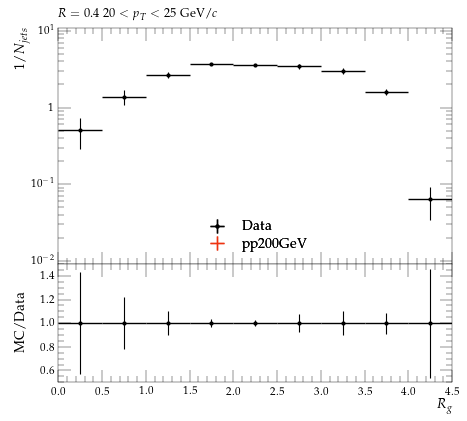

The script that saved this image:
#! /usr/bin/env python3

# This Python script was auto-generated using YODA v2.1.0.
# Analysis object: /STAR_2020_I1783875/d10-x01-y01
# Timestamp: 07-10-2025 (17:32:21)

import matplotlib as mpl
import matplotlib.pyplot as plt
mpl.use('Agg') # comment out for interactive use
import os
import numpy as np
from numpy import nan, inf

plotDir = os.path.split(os.path.realpath(__file__))[0]
if 'YODA_USER_PLOT_PATH' in globals():
    plot_outdir = globals()['YODA_USER_PLOT_PATH']
else:
    plot_outdir = plotDir

#plot style
plt.style.use(os.path.join(plotDir, '../default.mplstyle'))
# plot metadata
figW, figH = plt.rcParams['figure.figsize']
ax_xLabel = r'$R_{g}$'
ax_yLabel = r'$1/N_{jets}$'
ax_title  = r'$R=0.4 ~ 20 < p_{T} < 25$ GeV/$c$'
ax_xScale = 'linear'
ax_yScale = 'log'
xLims = (0.0, 4.5)
yLims = (0.009000000000000001, 11.0)

# TeX-friendly labels for the legend
labels = {
    'legend' : ([ r"Data", r"pp200GeV" ], r""),
}

# Adjust canvas width and height
canvasW = 10.0
canvasH = 9.0
figW *= canvasW/10.
figH *= canvasH/9.

# Create figure and axis objects
fig, (ax, ratio0_ax) = plt.subplots(2, 1, sharex=True,
                  figsize=(figW,figH), gridspec_kw={'height_ratios': (6.0, 3.0)})

# Set figure margins
plt.subplots_adjust(
    left   = 1.0 * plt.rcParams['figure.subplot.left'],
    right  = 1.0 * plt.rcParams['figure.subplot.right'],
    top    = 1.0 * plt.rcParams['figure.subplot.top'],
    bottom = 1.0 * plt.rcParams['figure.subplot.bottom'])

ratio0_ax.yaxis.set_major_locator(mpl.ticker.MultipleLocator(0.2))
ratio0_ax.set_ylim(0.5, 1.4999)
ratio0_ax.set_ylabel('MC/Data')

# the numerical data is stored in a separate file
dataf = dict()
prefix = os.path.split(__file__)[0]
if prefix:    prefix = prefix + '/'
exec(open(prefix+'d10-x01-y01__data.py').read(), dataf)


legend_handles = dict() # keep track of handles for the legend

# style options for curves
# starts at zorder>=5 to draw curve on top of legend
styles = {
  'Data': {
    'color' : 'black',
    'linestyle' : '-',
    'linewidth' : 1,
    'marker' : 'o',
    'markersize' : 2,
    'capsize' : 0.0,
    'zorder' : 5,
    'histstyle' : 0,
    'drawstyle' : 'steps-pre',
    'xerrorbars' : 1,
    'yerrorbars' : 1,
    'fillcolor' : None,
    'fillopacity' : 1.0,
    'ratio0_linestyle' : '-',
    'ratio0_linewidth' : 1,
    'ratio0_marker' : 'o',
    'ratio0_markersize' : 2,
    'ratio0_capsize' : 0.0,
    'ratio0_zorder' : 5,
    'ratio0_histstyle' : 0,
    'ratio0_drawstyle' : 'steps-pre',
    'ratio0_xerrorbars' : 1,
    'ratio0_yerrorbars' : 1,
  },
  'pp200GeV.yoda': {
    'color' : '#EE3311',
    'linestyle' : '-',
    'linewidth' : 1,
    'marker' : 'none',
    'markersize' : 2,
    'capsize' : 0.0,
    'zorder' : 6,
    'histstyle' : 1,
    'drawstyle' : 'steps-pre',
    'xerrorbars' : 1,
    'yerrorbars' : 1,
    'fillcolor' : None,
    'fillopacity' : 1.0,
    'ratio0_linestyle' : '-',
    'ratio0_linewidth' : 1,
    'ratio0_marker' : 'none',
    'ratio0_markersize' : 2,
    'ratio0_capsize' : 0.0,
    'ratio0_zorder' : 6,
    'ratio0_histstyle' : 1,
    'ratio0_drawstyle' : 'steps-pre',
    'ratio0_xerrorbars' : 1,
    'ratio0_yerrorbars' : 1,
  },
}

# curve from input yoda files in main panel
for label, yvals in dataf['yvals'].items():
    if all(np.isnan(v) for v in dataf['yvals'][label]):
        continue
    tmp = None
    if styles[label]['histstyle']: # draw as histogram
        xpos = dataf['xedges'][label] if styles[label]['drawstyle'] else dataf['xpoints'][label]
        ypos = np.insert(yvals, 0, yvals[0]) if styles[label]['drawstyle'] else yvals
        if styles[label]['fillcolor']: # fill area below curve
            ax.fill_between(xpos, ypos, step='pre',
                            color=styles[label]['fillcolor'],
                            alpha=styles[label]['fillopacity'])
        tmp, = ax.plot(xpos, ypos,
                       color=styles[label]['color'],
                       linestyle=styles[label]['linestyle'],
                       linewidth=styles[label]['linewidth'],
                       drawstyle=styles[label]['drawstyle'], solid_joinstyle='miter',
                       zorder=styles[label]['zorder'], label=label)
    tmp = ax.errorbar(dataf['xpoints'][label], yvals,
                      xerr=np.array(dataf['xerrs'][label])*styles[label]['xerrorbars'],
                      yerr=np.array(dataf['yerrs'][label])*styles[label]['yerrorbars'],
                      fmt=styles[label]['marker'], capsize=styles[label]['capsize'],
                      markersize=styles[label]['markersize'],
                      ecolor=styles[label]['color'],
                      color=styles[label]['color'], zorder=styles[label]['zorder'])
    tmp[-1][0].set_linestyle(styles[label]['linestyle'])
    tmp[-1][0].set_linewidth(styles[label]['linewidth'])
    if label in dataf['add_legend_handle']:  legend_handles[label] = tmp
    for varLabel in dataf['variation_yvals'].keys():
        if varLabel.startswith(label):
            tmp, = ax.plot(dataf['xedges'][label], dataf['variation_yvals'][varLabel],
                           color=styles[label]['color'],
                           linestyle=styles[label]['linestyle'],
                           linewidth=styles[label]['linewidth'],
                           drawstyle='steps-pre', solid_joinstyle='miter',
                           zorder=styles[label]['zorder'], alpha=0.5)


# plots on ratio panel
# curve from input yoda files in ratio panel
for label, yvals in dataf['ratio0_yvals'].items():
    if all(np.isnan(v) for v in yvals):
        continue
    if styles[label]['ratio0_histstyle']: # plot as histogram
        xpos = dataf['xedges']['Data'] if styles[label]['ratio0_drawstyle'] else dataf['xpoints']['Data']
        ypos = np.insert(yvals, 0, yvals[0]) if styles[label]['ratio0_drawstyle'] else yvals
        ratio0_ax.plot(xpos, ypos,
                       color=styles[label]['color'],
                       linewidth=styles[label]['linewidth'],
                       linestyle=styles[label]['ratio0_linestyle'],
                       drawstyle=styles[label]['ratio0_drawstyle'], zorder=styles[label]['zorder'],
                       solid_joinstyle='miter')
    tmp = ratio0_ax.errorbar(dataf['xpoints']['Data'], yvals,
                             xerr=np.array(dataf['ref_xerrs'])*styles[label]['ratio0_xerrorbars'],
                             yerr=np.array(dataf['ratio0_yerrs'][label])*styles[label]['ratio0_yerrorbars'],
                             fmt=styles[label]['ratio0_marker'], capsize=styles[label]['ratio0_capsize'],
                             markersize=styles[label]['ratio0_markersize'],
                             ecolor=styles[label]['color'],
                             color=styles[label]['color'])
    tmp[-1][0].set_linestyle(styles[label]['ratio0_linestyle'])
    tmp[-1][0].set_linewidth(styles[label]['ratio0_linewidth'])

    for varlabel in dataf['ratio0_variation_vals'].keys():
        if varlabel.startswith(label):
            ratio0_ax.plot(dataf['xedges']['Data'],
                            dataf['ratio0_variation_vals'][varlabel],
                            color=styles[label]['color'],
                            linestyle=styles[label]['linestyle'],
                            linewidth=styles[label]['linewidth'],
                            drawstyle='steps-pre', solid_joinstyle='miter',
                            zorder=1, alpha=0.5)

legend_items = list(legend_handles.values())
ax.add_artist(ax.legend(legend_items,
                        labels['legend'][0],
                        title=labels['legend'][1],
                        alignment='left',
                        loc='lower center',
                        bbox_to_anchor=(0.5, 0.0)))

# set plot metadata as defined above
ratio0_ax.set_xlabel(ax_xLabel)
ratio0_ax.xaxis.set_label_coords(1., -0.15)
ax.set_ylabel(ax_yLabel, ha='right', va='top')
ax.yaxis.set_label_coords(-0.11, 1.0)
ax.set_title(ax_title, loc='left')
ax.set_xscale(ax_xScale)
ax.set_yscale(ax_yScale)
ax.set_xlim(xLims)
ax.set_ylim(yLims)

# tick formatting
plt.rcParams['xtick.top'] = True
plt.rcParams['ytick.right'] = True
ax.yaxis.set_major_locator(mpl.ticker.LogLocator(base=10.0, numticks=np.inf))
ax.yaxis.set_minor_locator(mpl.ticker.LogLocator(
                           base=10.0, subs=np.arange(0.1, 1, 0.1), numticks=np.inf))
fig.align_ylabels((ax, ratio0_ax))
plt.savefig(os.path.join(plot_outdir, 'd10-x01-y01.pdf'), format='PDF')
plt.savefig(os.path.join(plot_outdir, 'd10-x01-y01.png'), format='PNG')

plt.close(fig)
